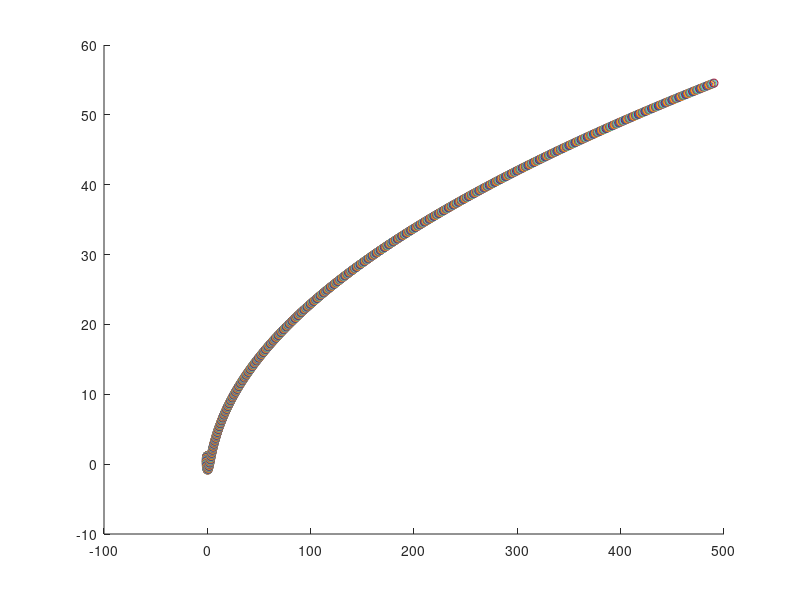

Source code (MATLAB):
clear all; clc;

mu = 1;
r = [1 0 0];
v = [0 1 0];
ad = [0.1 0 0];
step = 0.1;

figure(2)
hold on

for i = 0:step:100
    r_mag = sqrt(r(1)^2 + r(2)^2 + r(3)^2);

    v_new = (-mu / r_mag^3 * r + ad) * step + v;
    r_new = v * step + r;

    v = v_new;
    r = r_new;

%    disp(r);
%    disp(v);

    scatter(r(1), r(2));
end